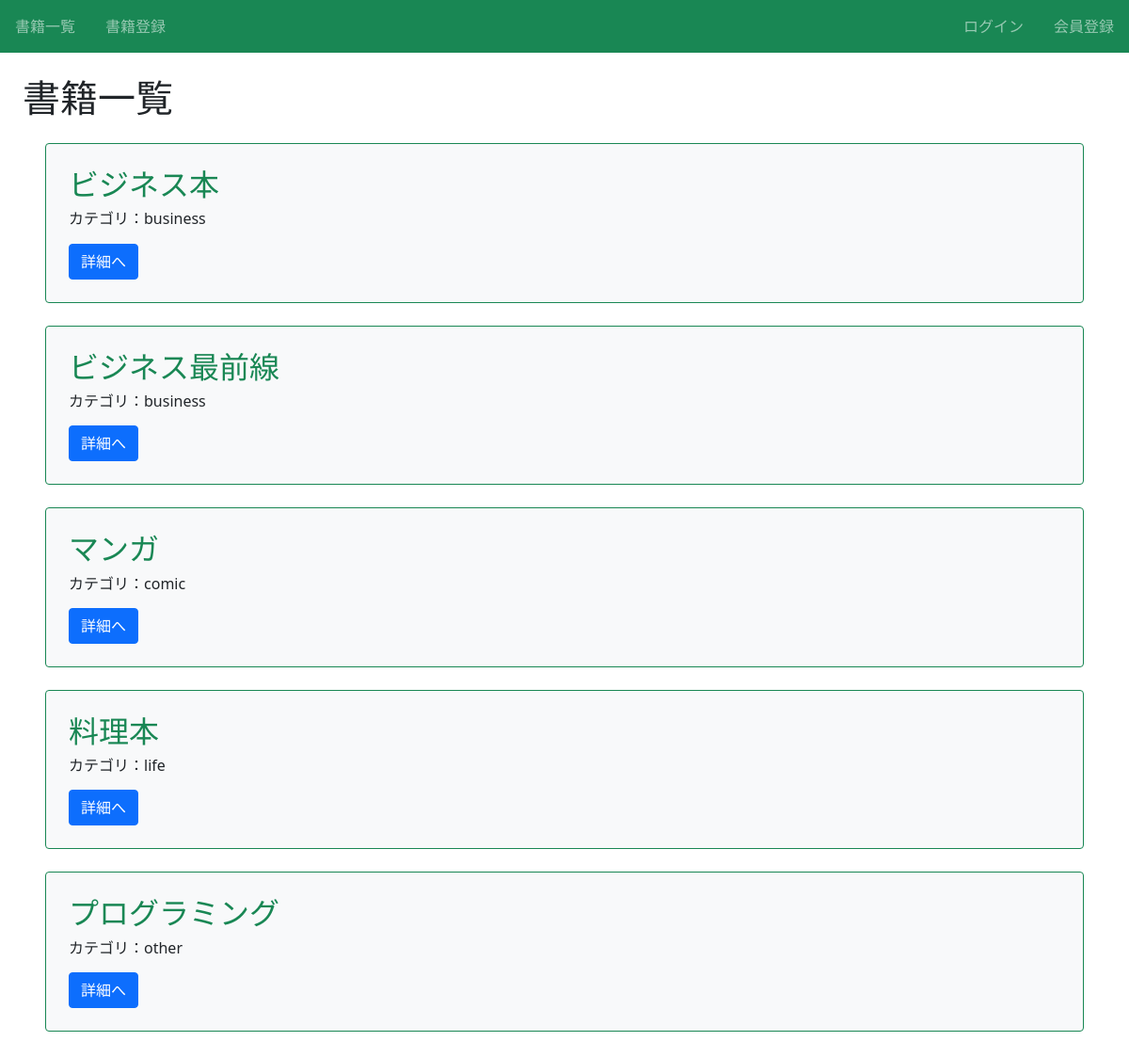
The page / on the database its author committed.
### book/models.py (models this page shows, shortened)
class Book(models.Model):
  title     = models.CharField(max_length=100)
  text      = models.TextField()
  category  = models.CharField(
              max_length=100,
              choices = CATEGORY
              )

### book/views.py (the view)
# urls.py: path('', views.index_view, name='index'),
def index_view(request):
  object_list = Book.objects.order_by('category')
  return render(request, 'book/index.html',{'object_list': object_list})

### book/templates/book/index.html (shortened to what this page needs)
{% extends 'base.html' %}
{% block h1 %}書籍一覧{% endblock %}
{% block content %}
  {%for  item in object_list%}
      <div class="p-4 m-4 bg-light border border-success rounded">
        <h2 class="text-success">{{ item.title }}</h2>
        <h6>カテゴリ：{{ item.category }}</h6>
        <div class="mt-3">
          <a href="{% url 'detail-book' item.pk %}" class="btn btn-primary">詳細へ</a>
        </div>
      </div>
  {% endfor %}
{% endblock content %}

### rows shown on the page
Book: title "ビジネス本", category "business"
Book: title "ビジネス最前線", category "business"
Book: title "マンガ", category "comic"
Book: title "料理本", category "life"
Book: title "プログラミング", category "other"
